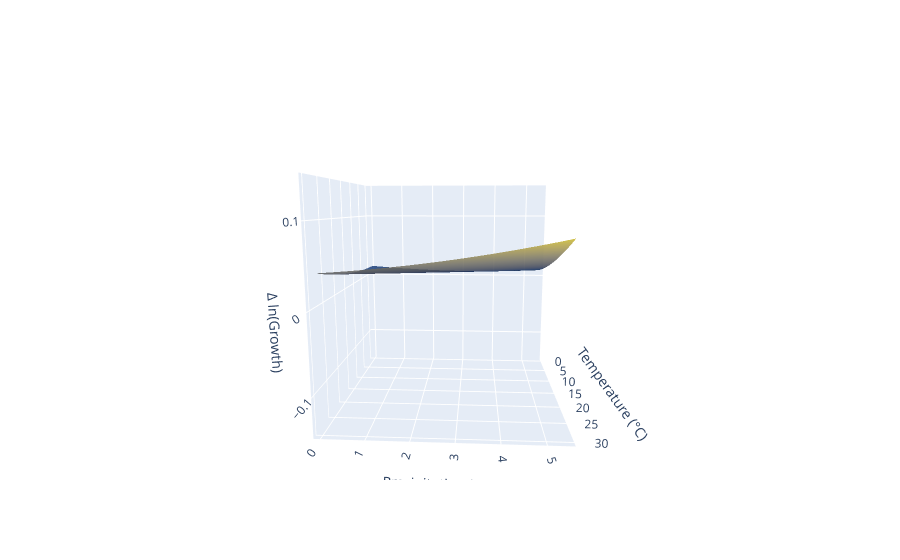

The notebook cell saved with this chart:
### Markdown cell above
## In this section I compare the in-sample fit of our Neural Network and a quadratic benchmark

### Code cell
node=(2,)    
# instantiate and load your model
factory = Model(node, x_train, growth, dropout=0.2, penalty=0, country_trends=False)
factory.Depth=len(node)
model=factory.get_model()
weight_file = f'../results/Model Parameters/BIC/{node}.weights.h5'
model.load_params(weight_file)

# fit & predict
model.fit(lr=lr, min_delta=min_delta, patience=patience, verbose=verbose)

pred_flat = model.model_visual.predict(pred_input).reshape(-1,)
Growth = pred_flat.reshape(T.shape) 

opacity = 0.3
surf = go.Surface(
    x=T, y=P/1000, z=Growth, #ensure that the surfaces are meassured in meters instead of milimeters
    colorscale='Cividis',
    opacity=0.85,
    showscale=False,
    name=f'Model {node}'
)

fig1 = go.Figure(data=surf)
fig1.update_layout(
    scene=dict(
        xaxis_title='Temperature (°C)',
        yaxis_title='Precipitation (m)',
        zaxis_title='Δ ln(Growth)',
        camera=dict(eye=dict(x=2.11, y=0.12, z=0.38)),
        zaxis=dict(range=[-0.15, 0.15])
    ),
    legend=dict(
        bgcolor='rgba(255,255,255,0.7)',
        bordercolor='black',
        borderwidth=1
    )
)

fig1.show()

### Figure 1 — Plotly figure (JSON) as saved in the notebook; plotly's stock layout.template omitted (floating-point values rounded to 4 significant figures; data arrays with more than 128 entries replaced by an {"elided": "..."} marker saying what was removed)
{"data": [{"colorscale": [[0, "#00224e"], [0.1111, "#123570"], [0.2222, "#3b496c"], [0.3333, "#575d6d"], [0.4444, "#707173"], [0.5556, "#8a8678"], [0.6667, "#a59c74"], [0.7778, "#c3b369"], [0.8889, "#e1cc55"], [1, "#fee838"]], "name": "Model (2,)", "opacity": 0.85, "showscale": false, "type": "surface", "x": {"elided": "90x90 float values"}, "y": {"elided": "90x90 float values"}, "z": {"elided": "90x90 float values"}}], "layout": {"legend": {"bgcolor": "rgba(255,255,255,0.7)", "bordercolor": "black", "borderwidth": 1}, "scene": {"camera": {"eye": {"x": 2.11, "y": 0.12, "z": 0.38}}, "xaxis": {"title": {"text": "Temperature (°C)"}}, "yaxis": {"title": {"text": "Precipitation (m)"}}, "zaxis": {"range": [-0.15, 0.15], "title": {"text": "Δ ln(Growth)"}}}}}
